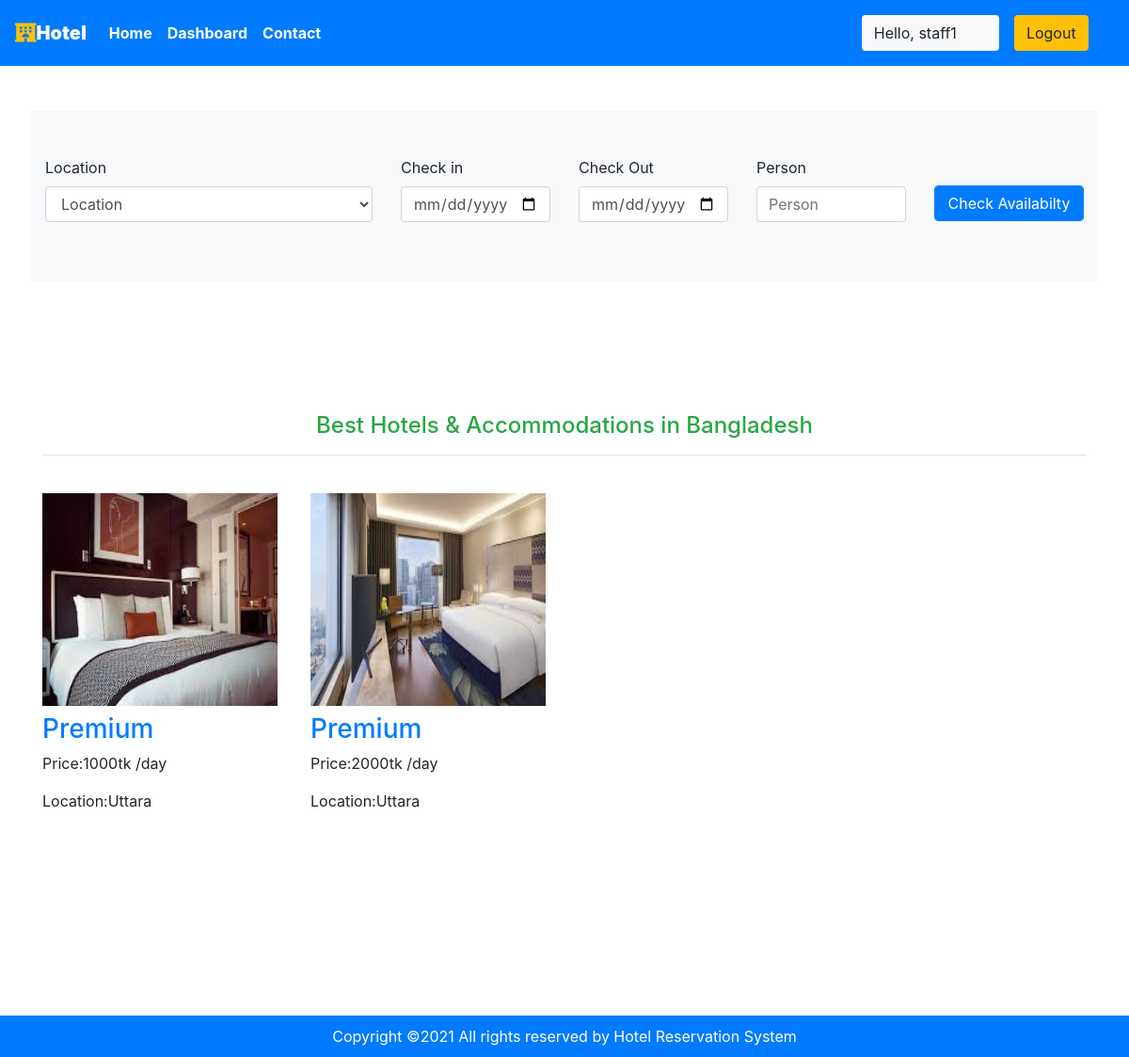
Screenshot of / (signed in) with the database file from the repository.
### main/models.py (models this page shows, shortened)
class CustomUser(AbstractUser):
     date_of_birth = models.DateField(verbose_name=_("Date of birth"), blank=True, null=True)
     address1 = models.CharField(verbose_name=_("Address line 1"), max_length=1024, blank=True, null=True)
     zip_code = models.CharField(verbose_name=_("Postal Code"), max_length=12, blank=True, null=True)
     city = models.CharField(verbose_name=_("City"), max_length=1024, blank=True, null=True)
     country = CountryField(blank=True, null=True)
     phone_regex = RegexValidator(regex=r"^\+(?:[0-9]●?){6,14}[0-9]$", message=_("Enter a valid international mobile phone number starting with +(country code)"))
     mobile_phone = models.CharField(validators=[phone_regex], verbose_name=_("Mobile phone"), max_length=17, blank=True, null=True)
     photo = models.ImageField(verbose_name=_("Photo"), upload_to='photos/', default='photos/default-user-avatar.png')
     class Meta:
         ordering = ['last_name']

class Room(models.Model):
    ROOM_STATUS = (
    ("1", "available"),
    ("2", "not available"),
    )
    ROOM_TYPE = (
    ("1", "Premium"),
    ("2", "Deluxe"),
    ("3","Economi"),
    )
    id = models.AutoField(primary_key=True)
    room_type = models.CharField(max_length=50,choices = ROOM_TYPE)
    capacity = models.IntegerField()
    price = models.IntegerField()
    size = models.IntegerField()
    hotel = models.ForeignKey(Hotel, on_delete = models.CASCADE)
    status = models.CharField(choices =ROOM_STATUS,max_length = 15)
    roomnumber = models.IntegerField()
    photo=models.ImageField(upload_to='room/', null=True, blank=True)
    Services=models.CharField(max_length=30,null=True)

class Hotel(models.Model):
    id = models.AutoField(primary_key=True)
    name = models.CharField(max_length=30,null=True)
    owner = models.ForeignKey(CustomUser, blank=True, null=True, on_delete=models.CASCADE)
    location = models.CharField(max_length=50)
    state = models.CharField(max_length=50,null=True)
    country = models.CharField(max_length=50,null=True)
    photo=models.ImageField(upload_to='hotel/', null=True, blank=True)

### main/views.py (the view)
# urls.py: path('', include("main.urls"),name="homepage"),
def homepage(request):
    all_location = Hotel.objects.values_list('location','id').distinct().order_by()
    sroom = Room.objects.all()
    if request.method =="POST":
        try:
            hotel = Hotel.objects.all().get(id=int(request.POST['search_location']))
            rr = []
            for each_reservation in Reservation.objects.all():
                if str(each_reservation.check_in) < str(request.POST['cin']) and str(each_reservation.check_out) < str(request.POST['cout']):
                    pass
                elif str(each_reservation.check_in) > str(request.POST['cin']) and str(each_reservation.check_out) > str(request.POST['cout']):
                    pass
                else:
                    rr.append(each_reservation.room.id)
            room = Room.objects.all().filter(hotel=hotel,capacity__gte = int(request.POST['capacity'])).exclude(id__in=rr)
            if len(room) == 0:
                messages.warning(request,"Sorry No Rooms Are Available on this time period")
            check_in = request.POST['cin']
            check_out = request.POST['cout']
            data = {'rooms':room,'srooms':sroom,'all_location':all_location,"cin":check_in, "cout":check_out, 'flag':True}
            response = render(request,'index.html',data)
        except Exception as e:
            messages.error(request,e)
            response = render(request,'index.html',{'srooms':sroom,'all_location':all_location})
    else:
        data = {'srooms':sroom, 'all_location':all_location}
        response = render(request,'index.html',data)
    return HttpResponse(response)

### main/templatetags/app_tags.py (called while the page is built)
@register.filter(name='has_group')
def has_group(user, group_name):
    group = Group.objects.get(name=group_name)
    return True if group in user.groups.all() else False

@register.simple_tag(name="todays_date")
def get_current_date():
    now = date.today().isoformat()
    return now

@register.simple_tag(name="tommorow")
def get_current_date():
    max = (date.today()+timedelta(days=1)).isoformat()
    return max

### templates/index.html (shortened to what this page needs)
{% extends 'basic.html' %}
{% block body %}
<section>
  <div class="container-fluid py-5 px-5">
    <form action="" method="POST">
      <div class="row justify-content-center py-5 bg-light">
        <div class="col-lg-4">
          <label for="">Location</label>
          <select class="form-control" name="search_location" id="roomstatus">
            <option>Location</option>
          </select>
        </div>
        {% load app_tags %}
        <div class="col-lg-2">
          <label for="">Check in</label>
          <input
            class="form-control mr-sm-2"
            type="date"
            placeholder="Check in"
            name="cin"
            min="{%todays_date%}"
            max="{%"
            max_date
            %}
            aria-label="Search"
            required="True"
          />
        </div>
        <div class="col-lg-2">
          <label for="">Check Out</label>
          <input
            class="form-control mr-sm-2"
            type="date"
            placeholder="Check out"
            name="cout"
            min="{%tommorow%}"
            max="{%"
            max_date%}
            aria-label="Search"
            required="True"
          />
        </div>
        <div class="col-lg-2">
          <label for="">Person</label>
          <input
            class="form-control mr-sm-2"
            type="number"
            placeholder="Person"
            name="capacity"
            aria-label="Search"
            required="True"
          />
        </div>
        <div class="col-lg-2">
          <input
            type="submit"
            value="Check Availabilty"
            class="form-control mr-sm-2 btn btn-primary my-4"
            style="position: relative; top: 7px"
          />
        </div>
      </div>
    </form>
  </div>
</section>
<div class="container">
  <h4 style="text-align: center; color: #28a745!important;  margin-top: 90px;">Best Hotels & Accommodations in Bangladesh</h4>
  <hr>
  <div class="row">
    {% for r in srooms %}
    <div class="col-lg-3 col-md-4 col-sm-6">
      <h1><img style=" height: 250px;  width: 250px;"
        src="{{r.photo.url}}"
        alt="" width="250px"
        class="img-fluid pt-4"
      /></h1>
      <h3><a style="text-decoration: none;" href="/{{r.id}}">{{ r.get_room_type_display }}</a></h3>
      <p>Price:{{ r.price }}tk /day</p>
      <p>Location:{{ r.hotel.location }}</p>
    </div>
    {% endfor %}
  </div>
</div>
<footer class="" style="text-align: center;">
  <div class="abc" style="background-color: #007BFF; margin-top: 200px;">
    <p style="padding:10px; color: #fff; margin: 0;">
      Copyright &copy;<script>document.write(new Date().getFullYear());</script>
      All rights reserved by Hotel Reservation System
  </p>
  </div>
  </footer>
{% endblock body %}

### templates/basic.html (shortened to what this page needs)
{% load static %}
{% load app_tags %}
<!DOCTYPE html>
<!DOCTYPE html>
<html lang="en">
<head>
    <link rel="stylesheet" href="https://use.fontawesome.com/releases/v5.7.0/css/all.css">
    <link rel="stylesheet" href="{% static 'bootstrap\bootstrap.css' %}">
    <link rel="stylesheet" href="https://maxcdn.bootstrapcdn.com/bootstrap/4.5.0/css/bootstrap.min.css" >
</head>
<body style="dbackground-image: url('https://source.unsplash.com/random');height: 100%;">
    <div class="container-fluid px-0">
        <nav class="navbar navbar-expand-lg navbar-dark bg-primary font-weight-bold">
            <a class="navbar-brand text-bold bg-black " href="/"><i class="fas fa-hotel text-warning"></i><b>Hotel </b></a>
            <div class="collapse navbar-collapse " id="navbarSupportedContent">
                <ul class="navbar-nav mr-auto ">
                    <li class="nav-item active">
                        <a class="nav-link text-bold " href="/"> Home</a>
                    </li>
                    {% if request.user|has_group:"hotel_owner" %}
                    <li class="nav-item active">
                        <a class="nav-link text-bold" href="/staff/panel">Dashboard </a>
                    </li>
                    {% elif user.is_staff == False and user.is_authenticated %}
                    <li class="nav-item active">
                            <a class="nav-link text-bold" href="/user/bookings">My Bookings </a>
                        </li>
                    {% endif %}
                    <li class="nav-item active">
                        <a class="nav-link text-bold" href="/contact">Contact </a>
                    </li>
                </ul>
                {% if user.is_authenticated %}
                      <button class="btn btn-group bg-light" data-toggle="modal" data-target="#forlogin">
                       Hello, {{request.user.username}}
                       <a href="/logout" class="nav-link">
                    <button class="btn btn-group bg-warning" data-toggle="modal" data-target="#forlogin">
                        Logout
                    </button></a>&nbsp; &nbsp;
                    </button>
                {% endif %}
            </div>
        </nav>
    </div>
    {% block body %}
    {% endblock body %}
</body>
</html>

### templates/basic.html (style rules this page uses)
a { text-decoration: none; }

### rows the page displays
CustomUser: user.username "staff1"
Room: photo (picture), room_type "Premium", price "1000", hotel.location "Uttara"
Room: photo (picture), room_type "Premium", price "2000", hotel.location "Uttara"
